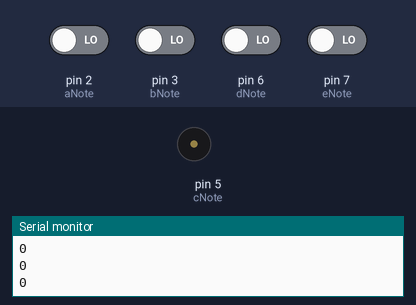
This sketch was run on a simulated Arduino Uno, built with avr-gcc and run on an emulated ATmega328P. Parts: buzzer (waves = sounding), the last lines printed to the serial monitor. The inputs (shaded band) are chosen by the test bench; at power-on: pin 2 (aNote), pin 3 (bNote), pin 6 (dNote), pin 7 (eNote) LOW.

Above: at 1.2 s.
1.3 s: pin 2 (aNote) driven HIGH
At 2.5 s:
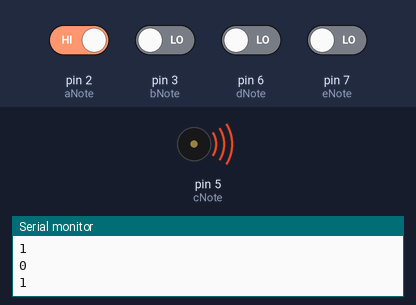
2.8 s: pin 2 (aNote) driven LOW
At 3.5 s:
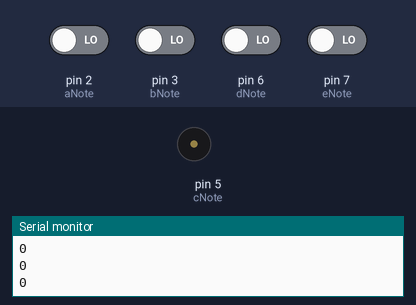
4.3 s: pin 3 (bNote) driven HIGH
At 4.7 s:
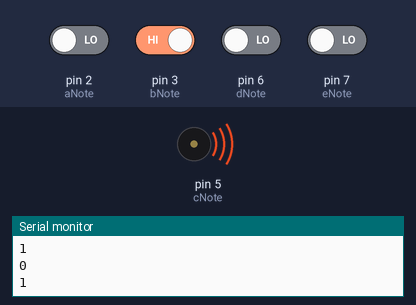
Timing chart, 0 to 7.3 s (numbered marks = the images above; inputs shaded):
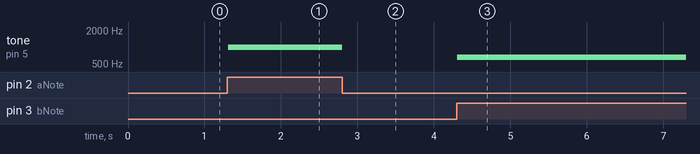

The sketch:

final_1.ino
```cpp
int eNote = 7;
int dNote = 6;
int cNote = 5;
int bNote = 3;
int aNote = 2;
int Piezo = 5;
double a = 1000;  // the frequency of note a
double b = 656;  // the frequency of note b
double c = 312;  // the frequency of note c
double d = 331;  // the frequency of note d
double e = 350;  // the frequency of note e
double f = 0;    // the frequency of note f
void setup() {

  pinMode(aNote, INPUT);
  pinMode(bNote, INPUT);
  pinMode(cNote, INPUT);
  pinMode(dNote, INPUT);
  pinMode(eNote, INPUT);
  pinMode(Piezo, OUTPUT);
  Serial.begin(9600);
}

void loop() {


  Serial.println(digitalRead(aNote));
  Serial.println(digitalRead(bNote));
  if (digitalRead(aNote) == 1) {
    tone(Piezo, a, 100);  // plays note a

  }
  if (digitalRead(bNote) == 1) {
    tone(Piezo, b, 0);  // plays note b
  }
  if (digitalRead(cNote) == 1) {
    tone(Piezo, c, 0);  // plays note c
  }
  if (digitalRead(dNote) == 1) {
    tone(Piezo, d, 0);  // plays note d
  }
  if (digitalRead(eNote) == 1) {
    tone(Piezo, e, 0);  // plays note e
  }
  if (digitalRead(aNote) == 0 & digitalRead(bNote) == 0 & digitalRead(cNote) == 0 & digitalRead(dNote) == 0 & digitalRead(eNote) == 0) {
    noTone(Piezo);
  }

  delay(10);
}
```

Measured:
- after the input at 1.3 s, tone on pin 5 (cNote): silent → 1000 Hz at once
- after the input at 2.8 s, tone on pin 5 (cNote): 1000 Hz → silent at once
- after the input at 4.3 s, tone on pin 5 (cNote): silent → 656 Hz at once
